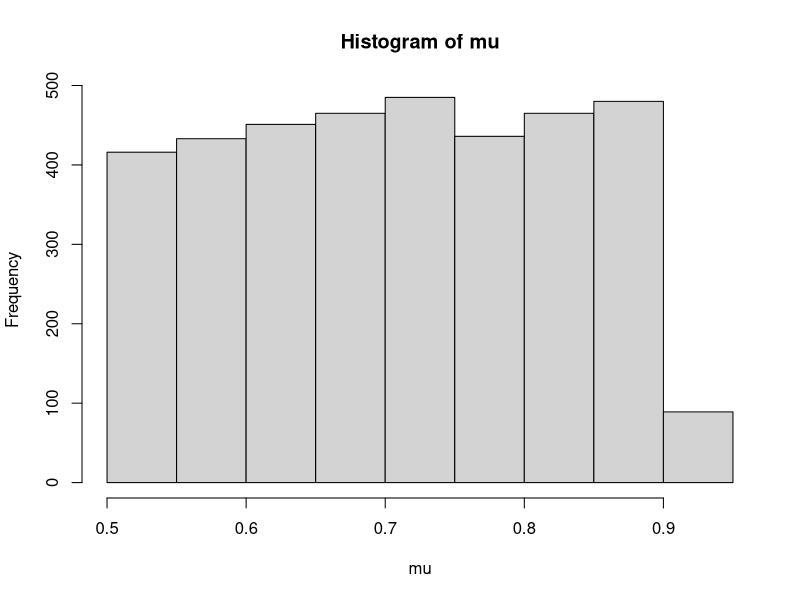

Write the R code that produced this figure.
library(mvtnorm)

set.seed(19970628)

t <- 120
#the time periods, i.e. the observations amount: we mimic the real stock's monthely
#return, 12 months a year and 10 years, so we will generate 120 different returns 
n <- 500
#How many independent cross-section observation we have. Since in the real data scenario
#we will use S&P 500, so we set the sample size to 500 to mimic it.
k <- 30
# the number of factors
alpha <- c(1, rep(0.55, k))
#the factor strength, with the first term as market factor strength, which equals to 1
#represents that market factor influence all the strocks, the rest 30 factors have 
#strength 0.55, which is pretty low.
rf <- 0.04
#randomly assigned risk free rate as 4%
Sigma <- diag(1, k)
Y <- c(0.1, rmvnorm(1,rep(0, nrow(Sigma)), Sigma))
#random generate factor list, the first one is the market facotr which equals to 
#the difference between makret return and risk free return

#assign the factor strengh, for all the factor, the strengh is 0.55 (weak factor), and
#for the only market factor, is strong (alpha = 1)

sig_fact <- as.integer(k^alpha)
#Indicates under the factor strength setting, how many factor laodings are significnatly
#different from 0. We only take the integer part.

mu_var = 0.71
mu <- matrix(runif(t*(k+1),mu_var-0.2, mu_var + 0.2),nrow = t, ncol = k+1)
hist(mu)
#Generate the error, for the baseline setting, the error term epsilon will be iid normal
#0 mean and 1 variance.

constant <- runif(t, -0.5, 0.5)
